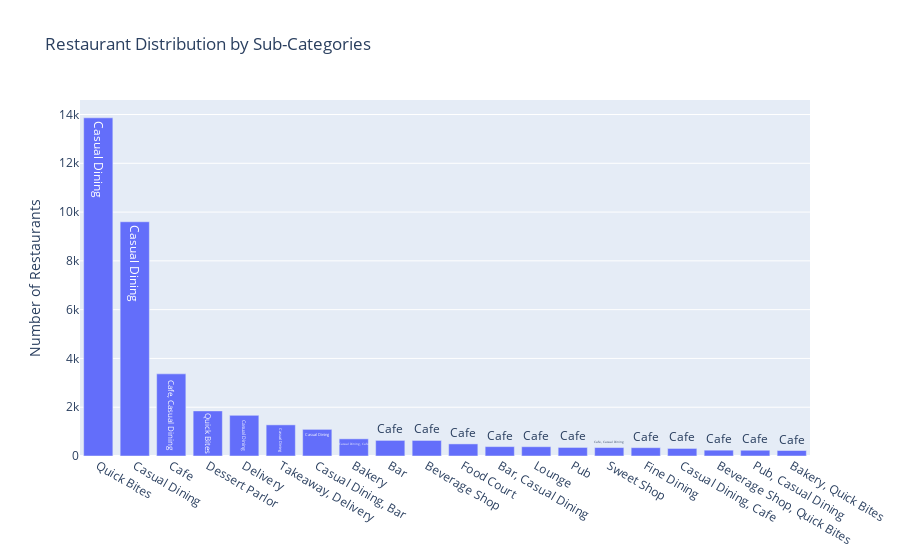

The notebook cell this image was saved under:
### Markdown cell above
#### Distribution of Restaurants by it's type: `rest_type`

### Code cell
trace1 = go.Bar(
                x = data['rest_type'].value_counts().head(20).keys(),
                y = data['rest_type'].value_counts().head(20),
                name = "rest_type",
                text = data['rest_type'])
data1 = [trace1]
layout = go.Layout(title = 'Restaurant Distribution by Sub-Categories', 
                   barmode = "group", 
                   yaxis=dict(title= 'Number of Restaurants'))
fig = go.Figure(data = data1, layout = layout)
py.offline.iplot(fig, filename = 'basic-line')

### Figure 1 — Plotly figure (JSON) as saved in the notebook; plotly's stock layout.template omitted (floating-point values rounded to 4 significant figures; data arrays with more than 128 entries replaced by an {"elided": "..."} marker saying what was removed)
{"data": [{"name": "rest_type", "text": {"elided": "41221 str values"}, "type": "bar", "x": ["Quick Bites", "Casual Dining", "Cafe", "Dessert Parlor", "Delivery", "Takeaway, Delivery", "Casual Dining, Bar", "Bakery", "Bar", "Beverage Shop", "Food Court", "Bar, Casual Dining", "Lounge", "Pub", "Sweet Shop", "Fine Dining", "Casual Dining, Cafe", "Beverage Shop, Quick Bites", "Pub, Casual Dining", "Bakery, Quick Bites"], "y": [13865, 9603, 3368, 1849, 1666, 1277, 1092, 704, 640, 638, 496, 385, 381, 351, 346, 342, 310, 239, 236, 225]}], "layout": {"barmode": "group", "title": {"text": "Restaurant Distribution by Sub-Categories"}, "yaxis": {"title": {"text": "Number of Restaurants"}}}}
